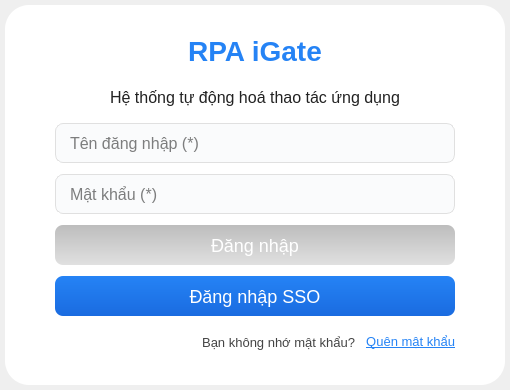
<ui version="4.0">
 <class>LoginPage</class>
 <widget class="QWidget" name="page_login">
  <layout class="QVBoxLayout" name="page_login_layout">
   <property name="spacing">
    <number>5</number>
    </property>
    <property name="leftMargin">
    <number>5</number>
    </property>
    <property name="topMargin">
    <number>5</number>
    </property>
    <property name="rightMargin">
    <number>5</number>
    </property>
    <property name="bottomMargin">
    <number>5</number>
    </property>
    <item alignment="Qt::AlignmentFlag::AlignHCenter">
    <widget class="QFrame" name="login_base">
        <property name="minimumSize">
        <size>
        <width>500</width>
        <height>380</height>
        </size>
        </property>
        <property name="maximumSize">
        <size>
        <width>500</width>
        <height>380</height>
        </size>
        </property>
        <property name="styleSheet">
        <string notr="true">background: #fff; border-radius: 24px;</string>
        </property>
        <property name="frameShape">
        <enum>QFrame::Shape::NoFrame</enum>
        </property>
        <property name="frameShadow">
        <enum>QFrame::Shadow::Raised</enum>
        </property>
        <layout class="QVBoxLayout" name="center_page_layout" stretch="0,0,0,0,0,0,0">
        <property name="spacing">
        <number>0</number>
        </property>
        <property name="leftMargin">
        <number>0</number>
        </property>
        <property name="topMargin">
        <number>15</number>
        </property>
        <property name="rightMargin">
        <number>0</number>
        </property>
        <property name="bottomMargin">
        <number>15</number>
        </property>
        <item alignment="Qt::AlignmentFlag::AlignHCenter">
        <widget class="QLabel" name="labelTitle">
        <property name="minimumSize">
            <size>
            <width>400</width>
            <height>40</height>
            </size>
        </property>
        <property name="maximumSize">
            <size>
            <width>400</width>
            <height>40</height>
            </size>
        </property>
        <property name="styleSheet">
            <string notr="true">font-size: 28px; color: #2583f5; font-weight: 500;</string>
        </property>
        <property name="text">
            <string>RPA iGate</string>
        </property>
        <property name="alignment">
            <set>Qt::AlignmentFlag::AlignCenter</set>
        </property>
        </widget>
        </item>
        <item alignment="Qt::AlignmentFlag::AlignHCenter">
        <widget class="QLabel" name="labelDesc">
        <property name="minimumSize">
            <size>
            <width>400</width>
            <height>30</height>
            </size>
        </property>
        <property name="maximumSize">
            <size>
            <width>400</width>
            <height>30</height>
            </size>
        </property>
        <property name="styleSheet">
            <string notr="true">font-size: 16px; color: #222;</string>
        </property>
        <property name="text">
            <string>Hệ thống tự động hoá thao tác ứng dụng</string>
        </property>
        <property name="alignment">
            <set>Qt::AlignmentFlag::AlignCenter</set>
        </property>
        </widget>
        </item>
        <item alignment="Qt::AlignmentFlag::AlignHCenter">
        <widget class="QLineEdit" name="editUsername">
        <property name="minimumSize">
            <size>
            <width>400</width>
            <height>40</height>
            </size>
        </property>
        <property name="maximumSize">
            <size>
            <width>400</width>
            <height>40</height>
            </size>
        </property>
        <property name="styleSheet">
            <string notr="true">font-size: 16px; border: 1px solid #e0e0e0; border-radius: 8px; padding-left: 12px; background: #fafbfc;</string>
        </property>
        <property name="placeholderText">
            <string>Tên đăng nhập (*)</string>
        </property>
        </widget>
        </item>
        <item alignment="Qt::AlignmentFlag::AlignHCenter">
        <widget class="QLineEdit" name="editPassword">
        <property name="minimumSize">
            <size>
            <width>400</width>
            <height>40</height>
            </size>
        </property>
        <property name="maximumSize">
            <size>
            <width>400</width>
            <height>40</height>
            </size>
        </property>
        <property name="styleSheet">
            <string notr="true">font-size: 16px; border: 1px solid #e0e0e0; border-radius: 8px; padding-left: 12px; background: #fafbfc;</string>
        </property>
        <property name="echoMode">
            <enum>QLineEdit::EchoMode::Password</enum>
        </property>
        <property name="placeholderText">
            <string>Mật khẩu (*)</string>
        </property>
        </widget>
        </item>
        <item alignment="Qt::AlignmentFlag::AlignHCenter">
        <widget class="QPushButton" name="btnLogin">
        <property name="enabled">
            <bool>true</bool>
        </property>
        <property name="minimumSize">
            <size>
            <width>400</width>
            <height>40</height>
            </size>
        </property>
        <property name="maximumSize">
            <size>
            <width>400</width>
            <height>40</height>
            </size>
        </property>
        <property name="styleSheet">
            <string notr="true">font-size: 18px; background: qlineargradient(x1:0, y1:0, x2:0, y2:1, stop:0 #bdbdbd, stop:1 #e0e0e0); color: #fff; border-radius: 8px;</string>
        </property>
        <property name="text">
            <string>Đăng nhập</string>
        </property>
        </widget>
        </item>
        <item alignment="Qt::AlignmentFlag::AlignHCenter">
        <widget class="QPushButton" name="btnSSO">
        <property name="minimumSize">
            <size>
            <width>400</width>
            <height>40</height>
            </size>
        </property>
        <property name="maximumSize">
            <size>
            <width>400</width>
            <height>40</height>
            </size>
        </property>
        <property name="styleSheet">
            <string notr="true">font-size: 18px; background: qlineargradient(x1:0, y1:0, x2:0, y2:1, stop:0 #2583f5, stop:1 #1a6be0); color: #fff; border-radius: 8px;</string>
        </property>
        <property name="text">
            <string>Đăng nhập SSO</string>
        </property>
        </widget>
        </item>
        <item alignment="Qt::AlignmentFlag::AlignHCenter">
        <widget class="QFrame" name="frame">
        <property name="minimumSize">
            <size>
            <width>400</width>
            <height>30</height>
            </size>
        </property>
        <property name="maximumSize">
            <size>
            <width>400</width>
            <height>30</height>
            </size>
        </property>
        <property name="layoutDirection">
            <enum>Qt::LayoutDirection::LeftToRight</enum>
        </property>
        <property name="frameShape">
            <enum>QFrame::Shape::StyledPanel</enum>
        </property>
        <property name="frameShadow">
            <enum>QFrame::Shadow::Raised</enum>
        </property>
        <layout class="QHBoxLayout" name="horizontalLayout" stretch="3,1">
            <property name="spacing">
            <number>0</number>
            </property>
            <property name="leftMargin">
            <number>0</number>
            </property>
            <property name="topMargin">
            <number>0</number>
            </property>
            <property name="rightMargin">
            <number>0</number>
            </property>
            <property name="bottomMargin">
            <number>0</number>
            </property>
            <item>
            <widget class="QLabel" name="labelForgot">
            <property name="minimumSize">
            <size>
                <width>0</width>
                <height>30</height>
            </size>
            </property>
            <property name="maximumSize">
            <size>
                <width>16777215</width>
                <height>30</height>
            </size>
            </property>
            <property name="styleSheet">
            <string notr="true">font-size: 13px; color: #444;</string>
            </property>
            <property name="text">
            <string>Bạn không nhớ mật khẩu?</string>
            </property>
            <property name="alignment">
            <set>Qt::AlignmentFlag::AlignRight|Qt::AlignmentFlag::AlignTrailing|Qt::AlignmentFlag::AlignVCenter</set>
            </property>
            </widget>
            </item>
            <item>
            <widget class="QLabel" name="labelReset">
            <property name="minimumSize">
            <size>
                <width>0</width>
                <height>30</height>
            </size>
            </property>
            <property name="layoutDirection">
            <enum>Qt::LayoutDirection::LeftToRight</enum>
            </property>
            <property name="autoFillBackground">
            <bool>false</bool>
            </property>
            <property name="styleSheet">
            <string notr="true">font-size: 13px; color: #2583f5;</string>
            </property>
            <property name="text">
            <string>&lt;a href='#' style='color:#2583f5'&gt;Quên mật khẩu&lt;/a&gt;</string>
            </property>
            <property name="alignment">
            <set>Qt::AlignmentFlag::AlignRight|Qt::AlignmentFlag::AlignTrailing|Qt::AlignmentFlag::AlignVCenter</set>
            </property>
            <property name="openExternalLinks">
            <bool>false</bool>
            </property>
            </widget>
            </item>
        </layout>
        </widget>
        </item>
        </layout>
    </widget>
    </item>
  </layout>
 </widget>
 <resources/>
 <connections/>
</ui>
